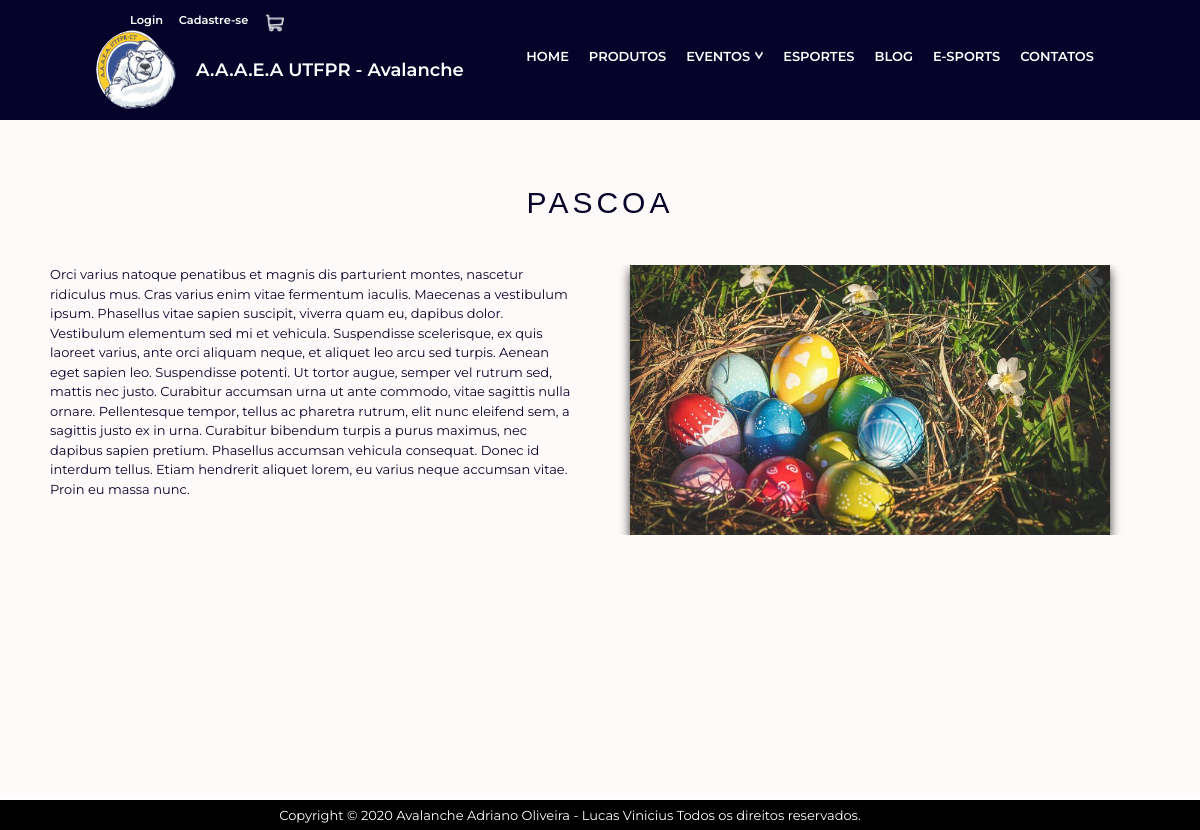
Page /Social/pascoa on the committed database.
### Avalancheutfpr/models.py (models this page shows, shortened)
class campanhas(models.Model):
    status = (('Ativo', 'Ativo'), ('Encerrado', 'Encerrado'),)
    name = models.CharField(max_length=30,null=False,blank=False,verbose_name='Nome')
    previa = models.TextField(null=False, blank=False, verbose_name='Prévia')
    descricao = models.TextField(null=False,blank=False,verbose_name='Descrição')
    local = models.CharField(max_length=255)
    image = StdImageField(upload_to=get_file_path, null=False, blank=False)
    QRcode = StdImageField(upload_to=get_file_path, null=True, blank=True)
    slug = AutoSlugField(populate_from='name')
    data = models.DateField(auto_now_add=False, blank=True, null=True,verbose_name='Data de Realização')
    pub_date = models.DateField(auto_now_add=True,verbose_name='Data de publicação')
    Status = models.CharField(max_length=30, null=True, blank=True, choices=status, default='Ativo')
    class Meta:
        verbose_name= 'Ação Social'
        verbose_name_plural = 'Ações Sociais'
        ordering = ['-pub_date']

### Avalancheutfpr/views.py (the view, shortened to what this page needs)
# urls.py: path('Social/<slug:slug>', Campanhas_view, name='Campanhas_View'),
def Campanhas_view(request, slug):
    Campanhas = get_object_or_404(campanhas, slug=slug)
    Midias = media.objects.filter(tag=Campanhas.name).order_by('-pub_date')
    context = {
        "Campanhas": Campanhas,
        "Midias":Midias,
    }
    return render(request, 'CampanhasPadrao.html', context)

### Avalancheutfpr/templates/CampanhasPadrao.html (shortened to what this page needs)
<!DOCTYPE html>
{% extends 'Base.html' %}
{%load static%}
{%load bootstrap4 %}
{%block body%}
<main>
    <section class="default-eventos light-eventos" style="min-height:85vh">
        <div class="section-title-eventos">{{Campanhas.name}}</div>
        <div class="section-body-eventos">
            <div class="section-evento-social">
                <div class="section-evento-social-left">
                    <p>
                    {{Campanhas.descricao}}
                    </p>
                </div>
                <div class="section-evento-social-right">
                    <img src="{{Campanhas.image.url}}" />
                </div>
            </div>
        </div>
    </section>
</main>
{%endblock%}

### Avalancheutfpr/static/css/style.css (style rules this page uses)
* { margin:0; padding:0; box-sizing:border-box; }
body { font-family:'Montserrat', Arial, Helvetica, sans-serif; font-size:13px; overflow-x:hidden; }
.default-eventos { padding-top:50px; padding-bottom:50px; border-bottom: 3px solid #fff; }
.default-eventos .section-title-eventos { text-align:center;; text-transform: uppercase; font-family:'Road_Rage', Arial, Helvetica, sans-serif; letter-spacing:4px; }
.default-eventos .section-title-eventos { font-size:30px; margin-top:10px; margin-bottom:40px; }
.default-eventos .section-body-eventos { max-width:1140px; margin:auto; }
.default-eventos.light-eventos { Background-color:#FFFAFA; }
.default-eventos.light-eventos .section-title-eventos, .default-eventos.light-eventos .section-body-eventos { color:#050329; }
.section-evento-social { display:flex; }
.section-evento-social-left { flex:1; }
.section-evento-social-right { width:520px; text-align:left; margin-left:5%; }
.section-evento-social-right img { width:480px; box-shadow:0px 5px 10px #333; }
.section-evento-social { overflow:hidden; max-width:1100px; margin:auto; }

### rows in the picture
campanhas: name "PASCOA", descricao "Orci varius natoque penatibus et magnis dis parturient montes, nascetur ridiculus mus. Cras varius enim vitae fermentum iaculis. Maecenas a vestibulum ipsum. Phasellus vitae sapien suscipit, viverra quam eu, dapibus dolor. Vestibulum elementum sed mi et vehicula. Suspendisse scelerisque, ex quis laoreet varius, ante orci aliquam neque, et aliquet leo arcu sed turpis. Aenean eget sapien leo. Suspendisse potenti. Ut tortor augue, semper vel rutrum sed, mattis nec justo. Curabitur accumsan urna ut ante commodo, vitae sagittis nulla ornare. Pellentesque tempor, tellus ac pharetra rutrum, elit nunc eleifend sem, a sagittis justo ex in urna. Curabitur bibendum turpis a purus maximus, nec dapibus…", image (picture)
